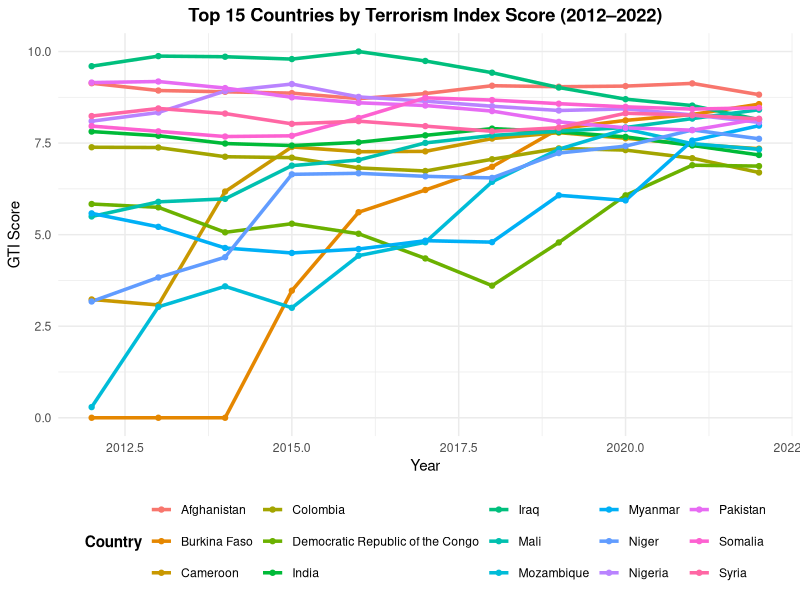
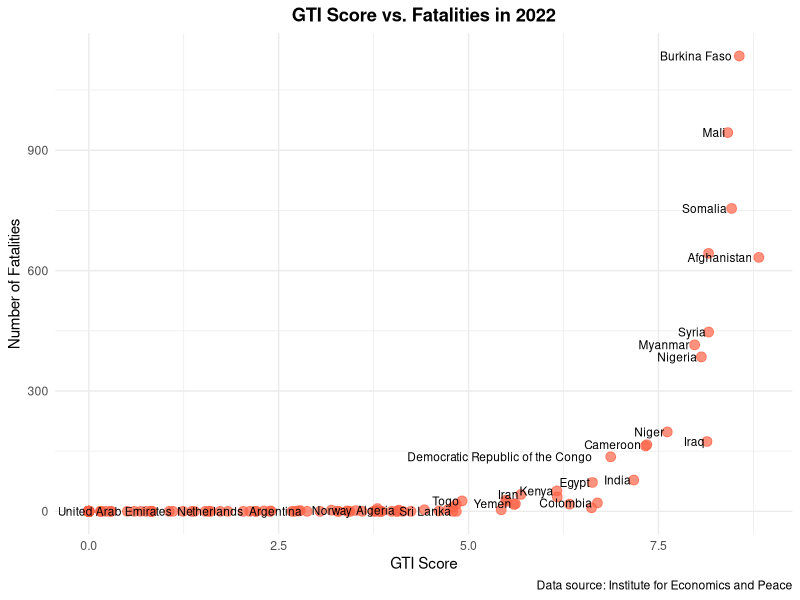

Here is the R script that generated these plots, in order:
## ---- chunk 1

library(readxl)
library(dplyr)
library(tidyr)
library(ggplot2)

# Load the data
df <- read_excel("data/Global Terrorism Index 2023.xlsx", sheet = "Overall Scores")

# Convert to long format
long_df <- df %>%
  pivot_longer(cols = matches("^[0-9]{4} Score$"), names_to = "Year", values_to = "Score") %>%
  mutate(Year = as.integer(gsub(" Score", "", Year)))

# Filter top 15 countries based on latest score
top15 <- df %>%
  select(Country, `2022 Score`) %>%
  arrange(desc(`2022 Score`)) %>%
  slice(1:15) %>%
  pull(Country)

filtered_df <- long_df %>%
  filter(Country %in% top15)

# Plot the data
ggplot(filtered_df, aes(x = Year, y = Score, color = Country)) +
  geom_line(linewidth = 1.2) +   # ← updated here
  geom_point() +
  theme_minimal() +
  labs(title = "Top 15 Countries by Terrorism Index Score (2012–2022)",
       y = "GTI Score",
       x = "Year",
       color = "Country") +
  theme(plot.title = element_text(hjust = 0.5, face = "bold"),
        legend.position = "bottom",
        legend.title = element_text(face = "bold"))

## ---- chunk 2
library(readxl)
library(dplyr)
library(ggplot2)

# Load 2022 data
data_2022 <- read_excel("data/Global Terrorism Index 2023.xlsx", sheet = "2022")

# Clean column names if necessary
colnames(data_2022) <- make.names(colnames(data_2022))

# Filter out missing values
data_clean <- data_2022 %>%
  filter(!is.na(Score) & !is.na(Fatalities))

# Create scatter plot
ggplot(data_clean, aes(x = Score, y = Fatalities, label = Country)) +
  geom_point(color = "tomato", size = 3, alpha = 0.7) +
  geom_text(size = 3, hjust = 1.1, check_overlap = TRUE) +
  theme_minimal() +
  labs(title = "GTI Score vs. Fatalities in 2022",
       x = "GTI Score",
       y = "Number of Fatalities",
       caption = "Data source: Institute for Economics and Peace") +
  theme(plot.title = element_text(hjust = 0.5, face = "bold"))

